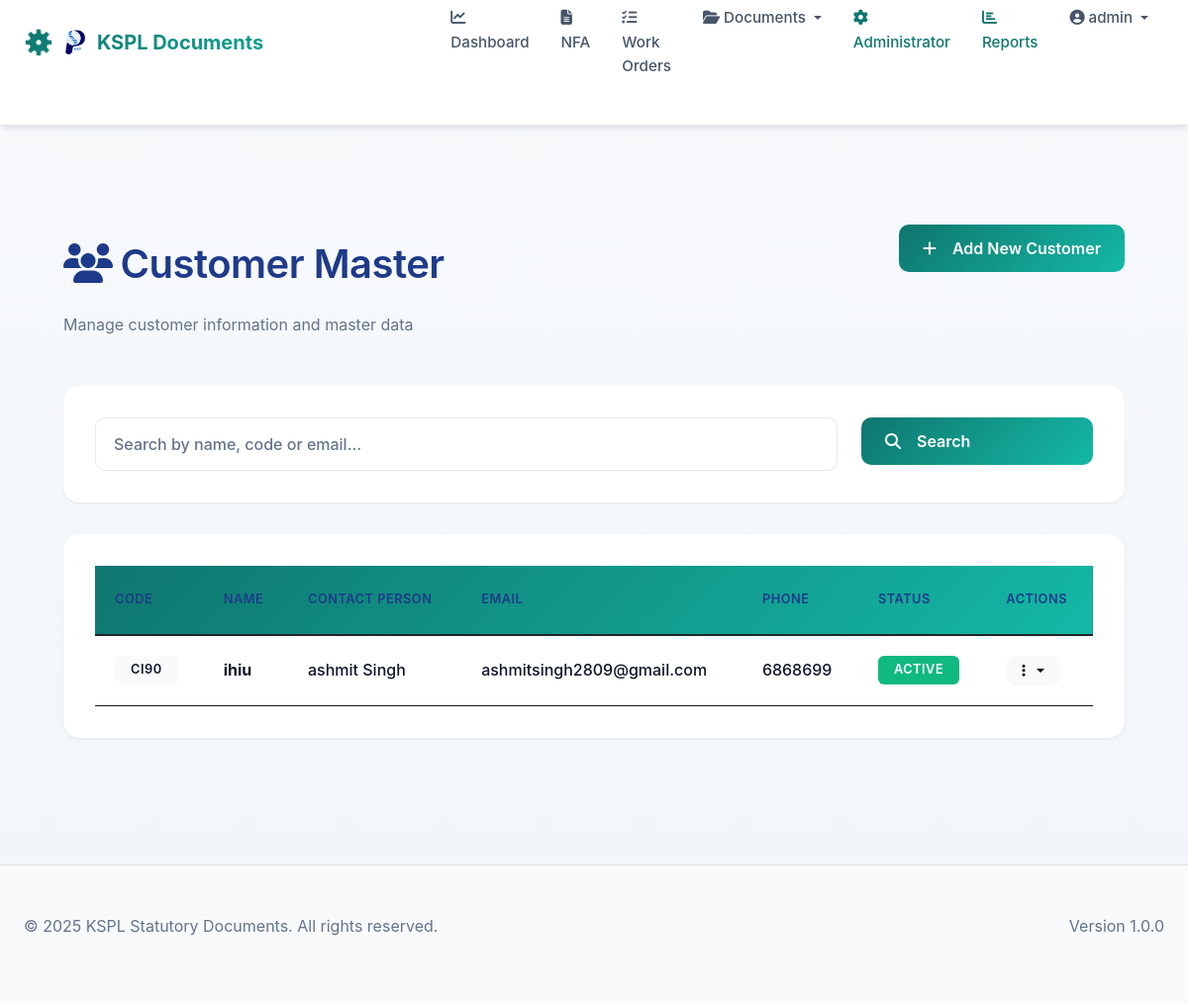
The page /admin/customers (signed in) on the database its author committed.
### models/__init__.py (models this page shows, shortened)
class User(UserMixin, db.Model):
    __tablename__ = 'users'
    id = db.Column(db.Integer, primary_key=True)
    username = db.Column(db.String(120), unique=True, nullable=False)
    email = db.Column(db.String(120), unique=True, nullable=False)
    password_hash = db.Column(db.String(255), nullable=False)
    first_name = db.Column(db.String(120))
    last_name = db.Column(db.String(120))
    department_id = db.Column(db.Integer, db.ForeignKey('departments.id'))
    is_active = db.Column(db.Boolean, default=True)
    created_at = db.Column(db.DateTime, default=datetime.utcnow)
    roles = db.relationship('Role', secondary='user_roles', backref=db.backref('users', lazy='dynamic'))
    department = db.relationship('Department', backref='users')
    def has_role(self, role_name):
        return any(role.name == role_name for role in self.roles)

class Customer(db.Model):
    __tablename__ = 'customers'
    id = db.Column(db.Integer, primary_key=True)
    code = db.Column(db.String(120), unique=True, nullable=False)
    name = db.Column(db.String(255), nullable=False)
    contact_person = db.Column(db.String(255))
    email = db.Column(db.String(120))
    phone = db.Column(db.String(20))
    address = db.Column(db.Text)
    city = db.Column(db.String(120))
    state = db.Column(db.String(120))
    country = db.Column(db.String(120))
    is_active = db.Column(db.Boolean, default=True)
    created_at = db.Column(db.DateTime, default=datetime.utcnow)
    updated_at = db.Column(db.DateTime, default=datetime.utcnow, onupdate=datetime.utcnow)

### routes/admin.py (the view)
@admin_bp.route('/customers', methods=['GET'])
@login_required
@require_role('admin')
def customer_list():
    page = request.args.get('page', 1, type=int)
    search = request.args.get('search', '', type=str)
    query = Customer.query
    if search:
        query = query.filter(
            (Customer.name.ilike(f'%{search}%')) |
            (Customer.code.ilike(f'%{search}%')) |
            (Customer.email.ilike(f'%{search}%'))
        )
    customers = query.paginate(page=page, per_page=20)
    return render_template('admin/customer_list.html', customers=customers, search=search)

### utils/__init__.py (called while the page is built)
def require_role(role_name):
    def decorator(f):
        @wraps(f)
        def decorated_function(*args, **kwargs):
            if not current_user.is_authenticated:
                abort(401)
            user_role_names = [role.name for role in current_user.roles]
            if role_name not in user_role_names:
                abort(403)
            return f(*args, **kwargs)
        return decorated_function
    return decorator

### templates/admin/customer_list.html (shortened to what this page needs)
{% extends "index.html" %}
{% block content %}
<div class="container-fluid mt-4">
    <div class="row mb-4">
        <div class="col-md-8">
            <h1 style="color: #1e3a8a; font-weight: 600;"><i class="fas fa-users me-2"></i>Customer Master</h1>
            <p class="text-muted">Manage customer information and master data</p>
        </div>
        <div class="col-md-4 text-end">
            <a href="{{ url_for('admin.customer_create') }}" class="btn btn-primary">
                <i class="fas fa-plus me-2"></i>Add New Customer
            </a>
        </div>
    </div>
    <div class="card border-0 shadow-sm mb-4">
        <div class="card-body">
            <form method="GET" class="row">
                <div class="col-md-9">
                    <input type="text" name="search" class="form-control" placeholder="Search by name, code or email..." value="{{ search or '' }}">
                </div>
                <div class="col-md-3">
                    <button type="submit" class="btn btn-primary w-100">
                        <i class="fas fa-search me-2"></i>Search
                    </button>
                </div>
            </form>
        </div>
    </div>
    <div class="card border-0 shadow-sm">
        <div class="card-body">
            <div class="table-responsive">
                <table class="table table-hover mb-0">
                    <thead style="background-color: #f3f4f6;">
                        <tr>
                            <th style="color: #1e3a8a; font-weight: 600;">Code</th>
                            <th style="color: #1e3a8a; font-weight: 600;">Name</th>
                            <th style="color: #1e3a8a; font-weight: 600;">Contact Person</th>
                            <th style="color: #1e3a8a; font-weight: 600;">Email</th>
                            <th style="color: #1e3a8a; font-weight: 600;">Phone</th>
                            <th style="color: #1e3a8a; font-weight: 600;">Status</th>
                            <th style="color: #1e3a8a; font-weight: 600;">Actions</th>
                        </tr>
                    </thead>
                    <tbody>
                        {% if customers.items %}
                            {% for customer in customers.items %}
                            <tr>
                                <td>
                                    <span class="badge bg-light text-dark">{{ customer.code }}</span>
                                </td>
                                <td>
                                    <strong>{{ customer.name }}</strong>
                                </td>
                                <td>{{ customer.contact_person or '<span class="text-muted">-</span>'|safe }}</td>
                                <td>{{ customer.email or '<span class="text-muted">-</span>'|safe }}</td>
                                <td>{{ customer.phone or '<span class="text-muted">-</span>'|safe }}</td>
                                <td>
                                    {% if customer.is_active %}
                                        <span class="badge bg-success">Active</span>
                                    {% else %}
                                        <span class="badge bg-danger">Inactive</span>
                                    {% endif %}
                                </td>
                                <td>
                                    <div class="dropdown">
                                        <button class="btn btn-sm btn-light dropdown-toggle" type="button" data-bs-toggle="dropdown">
                                            <i class="fas fa-ellipsis-v"></i>
                                        </button>
                                    </div>
                                </td>
                            </tr>
                            {% endfor %}
                        {% else %}
                            <tr>
                                <td colspan="7" class="text-center py-4 text-muted">
                                    <i class="fas fa-inbox me-2"></i>No customers found
                                </td>
                            </tr>
                        {% endif %}
                    </tbody>
                </table>
            </div>
        </div>
    </div>
</div>
{% endblock %}

### templates/index.html (shortened to what this page needs)
<!DOCTYPE html>
<html lang="en">
<head>
    <link href="https://cdn.jsdelivr.net/npm/bootstrap@5.1.3/dist/css/bootstrap.min.css" rel="stylesheet">
    <link rel="stylesheet" href="https://cdnjs.cloudflare.com/ajax/libs/font-awesome/6.4.0/css/all.min.css">
    <link rel="stylesheet" href="https://cdnjs.cloudflare.com/ajax/libs/tempusdominus-bootstrap-4/5.39.0/css/tempusdominus-bootstrap-4.min.css" />
    <link rel="stylesheet" href="{{ url_for('static', filename='main.css') }}">
</head>
<body>
    <nav class="navbar navbar-expand-lg navbar-light" style="padding: initial;">
        <div class="container-fluid px-4">
            <a class="navbar-brand d-flex align-items-center" href="{% if current_user.is_authenticated %}{% if current_user.has_role('admin') %}{{ url_for('admin.admin_dashboard') }}{% else %}{{ url_for('main.dashboard') }}{% endif %}{% else %}{{ url_for('auth.login') }}{% endif %}" style="gap: 12px;">
                <img style="max-width: 5%; height: auto;" src="{{ url_for('static', filename='images/ksp-logo.png') }}" alt="KSP Logo" height="40" class="img-fluid">
                <span>KSPL Documents</span>
            </a>
            <div class="collapse navbar-collapse" id="navbarNav">
                <ul class="navbar-nav ms-auto">
                    {% if current_user.is_authenticated %}
                        <li class="nav-item">
                            <a class="nav-link" href="{{ url_for('main.dashboard') }}">
                                <i class="fas fa-chart-line me-1"></i>Dashboard
                            </a>
                        </li>
                        <li class="nav-item">
                            <a class="nav-link" href="{{ url_for('main.nfa_list') }}">
                                <i class="fas fa-file-alt me-1"></i>NFA
                            </a>
                        </li>
                        <li class="nav-item">
                            <a class="nav-link" href="{{ url_for('main.work_order_list') }}">
                                <i class="fas fa-tasks me-1"></i>Work Orders
                            </a>
                        </li>
                        <li class="nav-item dropdown">
                            <a class="nav-link dropdown-toggle" href="#" id="documentsDropdown" role="button" data-bs-toggle="dropdown" aria-expanded="false">
                                <i class="fas fa-folder-open me-1"></i>Documents
                            </a>
                        </li>
                        <li class="nav-item">
                            <a class="nav-link text-primary" href="{{ url_for('admin.admin_dashboard') }}">
                                <i class="fas fa-cog me-1"></i>Administrator
                            </a>
                        </li>
                        <li class="nav-item">
                            <a class="nav-link text-primary" href="{{ url_for('admin.reports') }}">
                                <i class="fas fa-chart-bar me-1"></i>Reports
                            </a>
                        </li>
                        <li class="nav-item dropdown">
                            <a class="nav-link dropdown-toggle" href="#" id="userDropdown" role="button" data-bs-toggle="dropdown" aria-expanded="false">
                                <i class="fas fa-user-circle me-1"></i>{{ current_user.username }}
                            </a>
                        </li>
                    {% else %}
                        <li class="nav-item">
                            <a class="nav-link" href="{{ url_for('auth.login') }}">
                                <i class="fas fa-sign-in-alt me-1"></i>Login
                            </a>
                        </li>
                    {% endif %}
                </ul>
            </div>
        </div>
    </nav>
    <div class="container-fluid">
        {% block content %}{% endblock %}
    </div>
    <footer class="bg-light border-top mt-5 py-4">
        <div class="container-fluid px-4">
            <div class="row">
                <div class="col-md-6">
                    <p class="text-muted mb-0">© 2025 KSPL Statutory Documents. All rights reserved.</p>
                </div>
                <div class="col-md-6 text-md-end">
                    <p class="text-muted mb-0">Version 1.0.0</p>
                </div>
            </div>
        </div>
    </footer>
</body>
</html>

### rows shown on the page
User: username "admin"
Customer: code "CI90", name "ihiu", contact_person "ashmit Singh", email "ashmitsingh2809@gmail.com", phone "6868699", is_active "ACTIVE"
